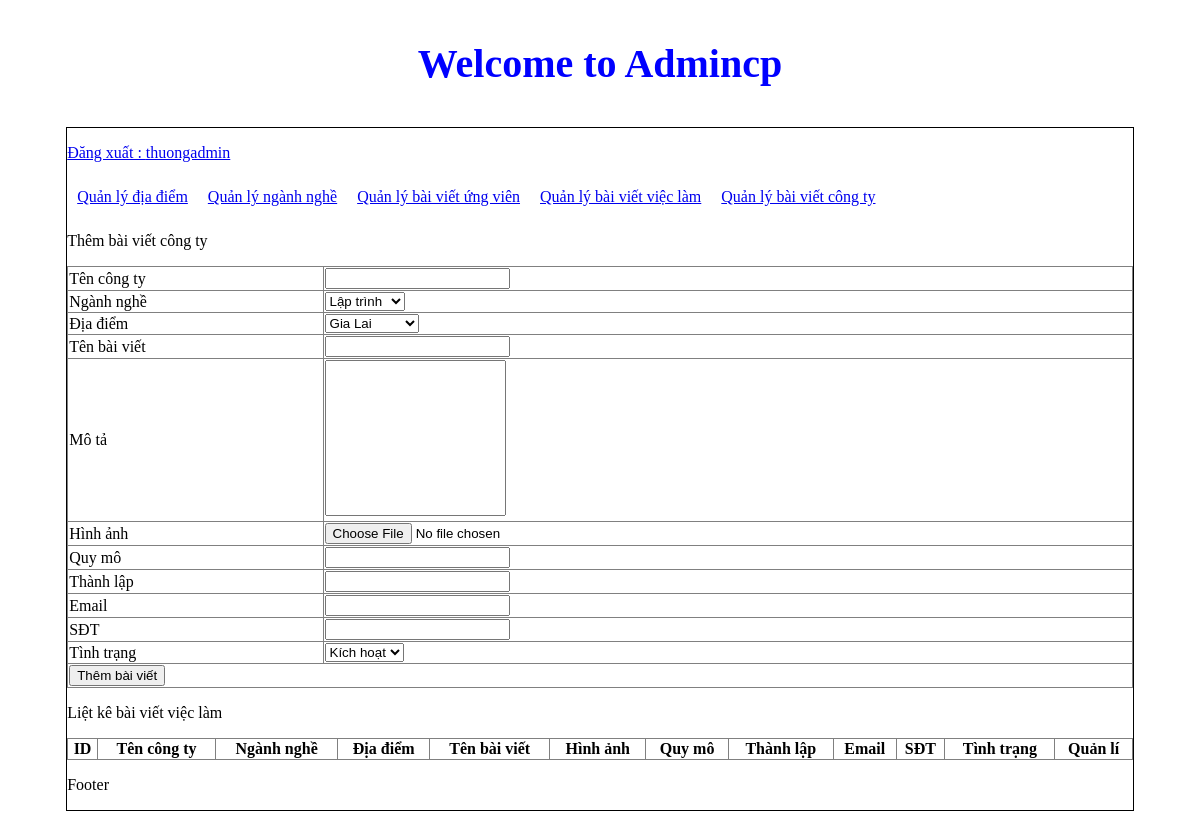
Before: /admincp/index.php?action=qlbvct&query=them (signed in) with the older database file.
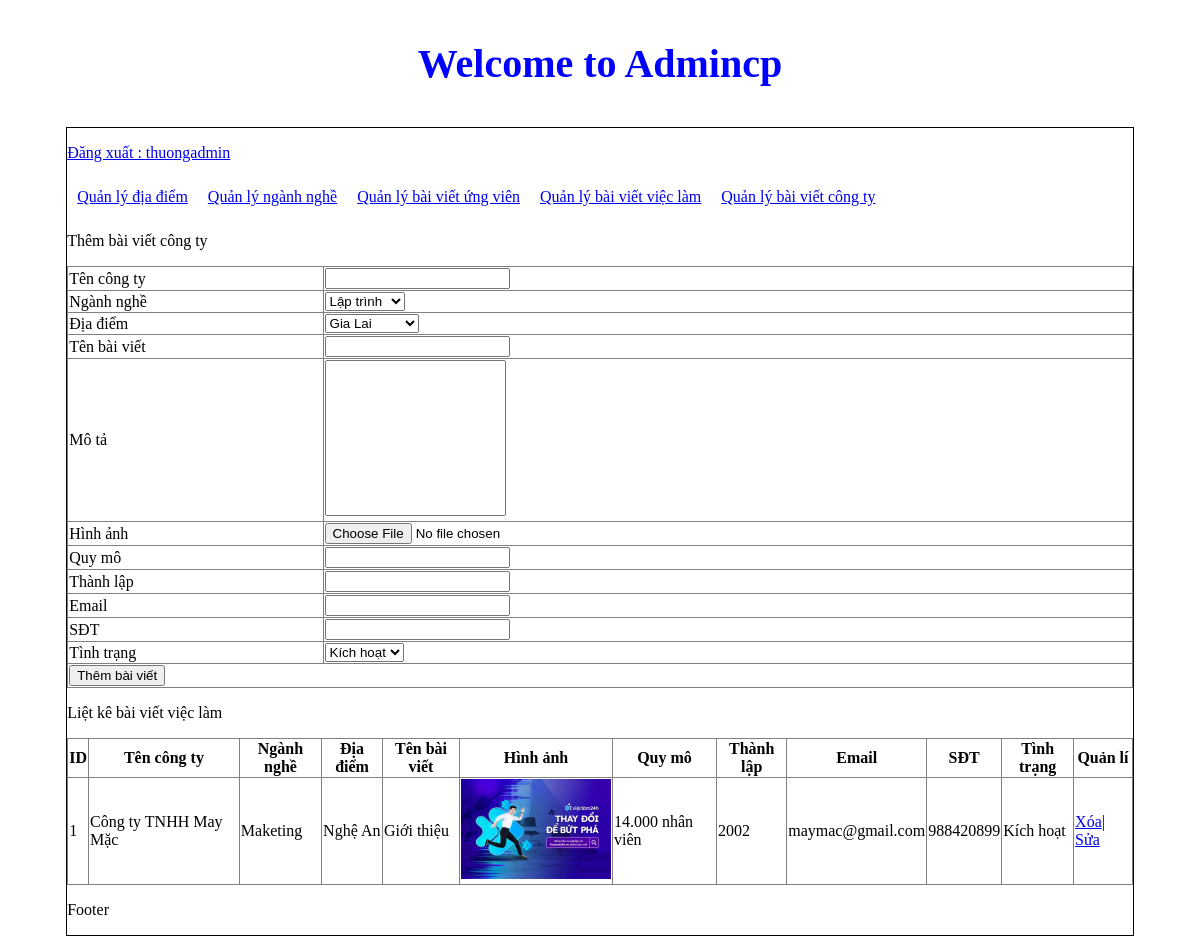
After: the same page with the newer database file.
### tables this page shows
CREATE TABLE `baivietct` (
  `id_baiviet` int(11) NOT NULL,
  `tencongty` varchar(255) NOT NULL,
  `id_nganhnghe` int(11) NOT NULL,
  `id_diadiem` int(11) NOT NULL,
  `tenbaiviet` varchar(255) NOT NULL,
  `mota` varchar(255) NOT NULL,
  `hinhanh` varchar(255) NOT NULL,
  `quymo` varchar(255) NOT NULL,
  `thanhlap` varchar(255) NOT NULL,
  `email` varchar(255) NOT NULL,
  `sdt` int(15) NOT NULL,
  `tinhtrang` int(11) NOT NULL
);

CREATE TABLE `nganhnghe` (
  `id_nganhnghe` int(11) NOT NULL,
  `tennganhnghe` varchar(255) NOT NULL
);

CREATE TABLE `diadiem` (
  `id_diadiem` int(11) NOT NULL,
  `tendiadiem` varchar(255) NOT NULL
);

### admincp/modules/qlbvct/them.php (the view, shortened to what this page needs)
<p>Thêm bài viết công ty</p>
<table border="1" width="100%"  style="border-collapse: collapse;">
<form method="POST" action="modules/qlbvct/xuly.php"  enctype="multipart/form-data" >
<tr>
    <td>Tên công ty </td>
    <td><input type="text" name="tencongty"></td>
  </tr>
<tr>
    <td>Ngành nghề</td>
    <td>
      <select name ="nganhnghe">
      <?php
      $sql_nn="select *from nganhnghe order by id_nganhnghe asc";
      $query_nn=mysqli_query($mysqli,$sql_nn);
      while($row_nn=mysqli_fetch_array($query_nn)){
      ?>
      <option value="<?php echo $row_nn['id_nganhnghe'] ?>"><?php echo $row_nn['tennganhnghe'] ?></option>
      <?php
      }
      ?>
      </select>
    </td>
  </tr>
  <tr>
    <td>Địa điểm</td>
    <td>
      <select name ="diadiem">
      <?php
      $sql_dd="select *from diadiem order by id_diadiem asc";
      $query_dd=mysqli_query($mysqli,$sql_dd);
      while($row_dd=mysqli_fetch_array($query_dd)){
      ?>
      <option value="<?php echo $row_dd['id_diadiem'] ?>"><?php echo $row_dd['tendiadiem'] ?></option>
      <?php
      }
      ?>
      </select>
    </td>
  </tr>
  <tr>
    <td>Tên bài viết </td>
    <td><input type="text" name="tenbaiviet"></td>
  </tr>
  <tr>
    <td>Mô tả</td>
    <td><textarea name="mota" rows="10" style="resize:none;"></textarea></td>
  </tr>
  <tr>
    <td>Hình ảnh</td>
    <td><input type="file" name="hinhanh"></td>
  </tr>
  <tr>
    <td>Quy mô </td>
    <td><input type="text" name="quymo"></td>
  </tr>
  <tr>
    <td>Thành lập</td>
    <td><input type="text" name="thanhlap"></td>
  </tr>
  <tr>
    <td>Email </td>
    <td><input type="text" name="email"></td>
  </tr>
  <tr>
    <td>SĐT</td>
    <td><input type="text" name="sdt"></td>
  </tr>
  <tr>
    <td>Tình trạng</td>
    <td>
        <select name="tinhtrang">
            <option value="1">Kích hoạt</option>
        </select>
    </td>
</tr>
<tr>
    <td colspan="2"><input type="submit" name="thembv" value="Thêm bài viết"> </td>
  </tr>
  </form>
</table>

### admincp/modules/qlbvct/lietke.php
<?php
    $sql_lietkebv=" SELECT * FROM baivietct, nganhnghe, diadiem
     WHERE baivietct.id_nganhnghe = nganhnghe.id_nganhnghe
     AND baivietct.id_diadiem = diadiem.id_diadiem ORDER BY id_baiviet ASC ";
    $result= mysqli_query($mysqli,$sql_lietkebv) ;
?>
<p>Liệt kê bài viết việc làm</p>
<table border="1" width="100%" style="border-collapse: collapse;">
  <tr>
    <th>ID</th>
    <th>Tên công ty</th>
    <th>Ngành nghề</th>
    <th>Địa điểm</th>
    <th>Tên bài viết</th>
    <th>Hình ảnh</th>
    <th>Quy mô</th>
    <th>Thành lập</th>
    <th>Email</th>
    <th>SĐT</th>
    <th>Tình trạng</th>
    <th>Quản lí</th>
</tr>
<?php
$i=0;
if ($result) {
	while($row = mysqli_fetch_array($result)){
    $i++;
	?>
  <tr>
    <td><?php echo $i ?></td>
    <td><?php echo $row['tencongty'] ?></td>
    <td><?php echo $row['tennganhnghe'] ?></td>
    <td><?php echo $row['tendiadiem'] ?></td>
    <td><?php echo $row['tenbaiviet'] ?></td>
    <td><img src="modules/qlbvct/uploads/<?php echo $row['hinhanh'] ?>" width="150px"></td>
    <td><?php echo $row['quymo'] ?></td>
    <td><?php echo $row['thanhlap'] ?></td>
    <td><?php echo $row['email'] ?></td>
    <td><?php echo $row['sdt'] ?></td>
    <td><?php if($row['tinhtrang']==1){
        echo 'Kích hoạt';
    }else{
        echo 'Ẩn';
    }
      ?>
    </td>
    <td>
         <a href="modules/qlbvct/xuly.php?&id_baiviet=<?php echo $row['id_baiviet']?>">Xóa</a>|
         <a href="?action=qlbvct&query=sua&id_baiviet=<?php echo $row['id_baiviet']?>">Sửa</a>
    </td>
  </tr>
  <?php
  }
   }
?>
</table>

Changed rows visible on the page:
added baivietct: tencongty "Công ty TNHH May Mặc", id_nganhnghe.tennganhnghe "Maketing", id_diadiem.tendiadiem "Nghệ An", tenbaiviet "Giới thiệu", hinhanh (picture), quymo "14.000 nhân viên", thanhlap "2002", email "maymac@gmail.com", sdt "988420899", tinhtrang "Kích hoạt"
